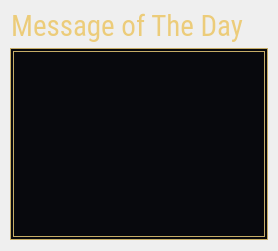
           <widget class="QWidget" name="motd_tab">
            <property name="styleSheet">
             <string notr="true">QWidget#motd_tab {
	background-image: url(:/resource/ui/lobby_assets/grain-overlay.png);
}</string>
            </property>
            <attribute name="title">
             <string>Placeholder Textttttt</string>
            </attribute>
            <layout class="QGridLayout" name="gridLayout_6">
             <property name="leftMargin">
              <number>10</number>
             </property>
             <property name="topMargin">
              <number>8</number>
             </property>
             <property name="rightMargin">
              <number>10</number>
             </property>
             <property name="bottomMargin">
              <number>10</number>
             </property>
             <property name="verticalSpacing">
              <number>6</number>
             </property>
             <item row="0" column="0">
              <widget class="QWidget" name="motd_container" native="true">
               <layout class="QVBoxLayout" name="verticalLayout_8">
                <property name="spacing">
                 <number>3</number>
                </property>
                <property name="leftMargin">
                 <number>0</number>
                </property>
                <property name="topMargin">
                 <number>0</number>
                </property>
                <property name="rightMargin">
                 <number>0</number>
                </property>
                <property name="bottomMargin">
                 <number>1</number>
                </property>
                <item alignment="Qt::AlignLeft">
                 <widget class="QPushButton" name="motd_title">
                  <property name="font">
                   <font>
                    <family>Roboto Condensed</family>
                    <pointsize>22</pointsize>
                   </font>
                  </property>
                  <property name="styleSheet">
                   <string notr="true">QPushButton {
	color: rgb(236, 204, 122);
    /* Title is pressed if there's no border */
	/* This is a workaround to avoid that*/
	border: 1px solid rgba(0, 0, 0, 0);
	margin: 0px;
	padding: 0px;
}</string>
                  </property>
                  <property name="text">
                   <string>Message of The Day</string>
                  </property>
                  <property name="icon">
                   <iconset resource="../../resources.qrc">
                    <normaloff>:/resource/ui/lobby_assets/icon_badge_1.webp</normaloff>:/resource/ui/lobby_assets/icon_badge_1.webp</iconset>
                  </property>
                  <property name="iconSize">
                   <size>
                    <width>30</width>
                    <height>30</height>
                   </size>
                  </property>
                  <property name="checked">
                   <bool>false</bool>
                  </property>
                  <property name="flat">
                   <bool>true</bool>
                  </property>
                 </widget>
                </item>
                <item>
                 <widget class="QTextBrowser" name="motd_text">
                  <property name="sizePolicy">
                   <sizepolicy hsizetype="Preferred" vsizetype="Expanding">
                    <horstretch>0</horstretch>
                    <verstretch>0</verstretch>
                   </sizepolicy>
                  </property>
                  <property name="minimumSize">
                   <size>
                    <width>258</width>
                    <height>0</height>
                   </size>
                  </property>
                  <property name="font">
                   <font>
                    <family>DM Sans</family>
                    <pointsize>9</pointsize>
                    <weight>50</weight>
                    <italic>false</italic>
                    <bold>false</bold>
                   </font>
                  </property>
                  <property name="styleSheet">
                   <string notr="true">QTextBrowser {
	font: &quot;DM Sans&quot;;
	border: 4px double #c5ac66;
	padding: 4px;
	background-color: rgb(8, 9, 13);
	color:white;
}</string>
                  </property>
                  <property name="html">
                   <string>&lt;!DOCTYPE HTML PUBLIC &quot;-//W3C//DTD HTML 4.0//EN&quot; &quot;http://www.w3.org/TR/REC-html40/strict.dtd&quot;&gt;
&lt;html&gt;&lt;head&gt;&lt;meta name=&quot;qrichtext&quot; content=&quot;1&quot; /&gt;&lt;style type=&quot;text/css&quot;&gt;
p, li { white-space: pre-wrap; }
&lt;/style&gt;&lt;/head&gt;&lt;body style=&quot; font-family:'DM Sans'; font-size:9pt; font-weight:400; font-style:normal;&quot;&gt;
&lt;p style=&quot;-qt-paragraph-type:empty; margin-top:0px; margin-bottom:0px; margin-left:0px; margin-right:0px; -qt-block-indent:0; text-indent:0px;&quot;&gt;&lt;br /&gt;&lt;/p&gt;&lt;/body&gt;&lt;/html&gt;</string>
                  </property>
                  <property name="openExternalLinks">
                   <bool>true</bool>
                  </property>
                 </widget>
                </item>
               </layout>
              </widget>
             </item>
            </layout>
           </widget>
